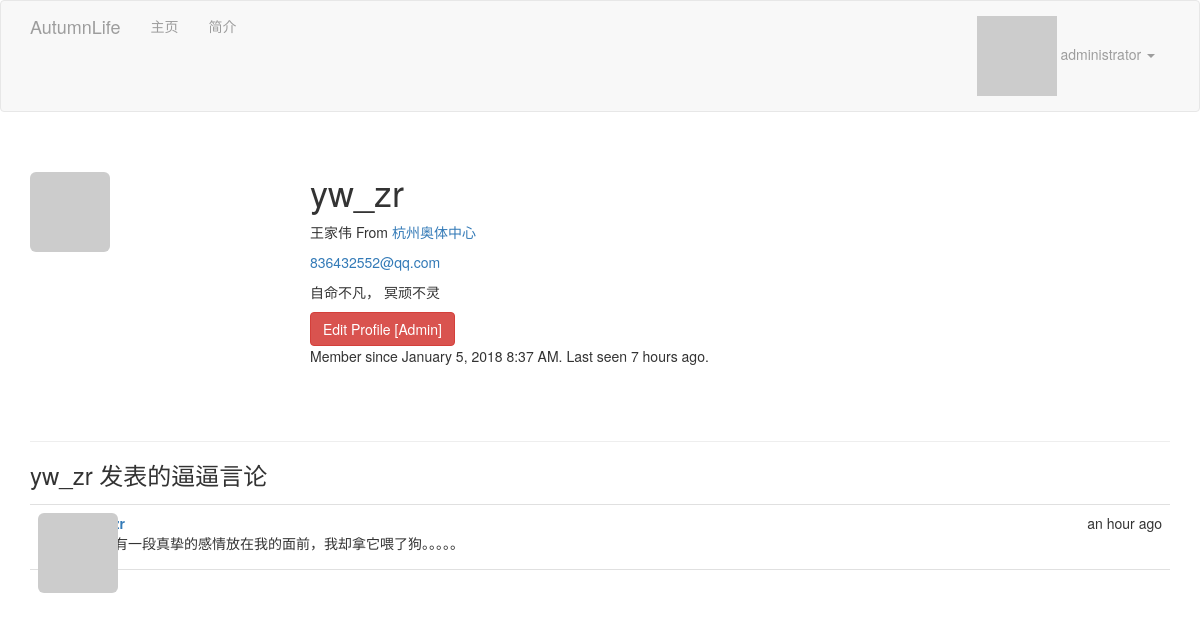
Screenshot of /user/yw_zr (signed in) with the database file from the repository.
### app/models.py (models this page shows, shortened)
class User(UserMixin, db.Model):
    __tablename__ = 'users'
    id = db.Column(db.Integer, primary_key=True)
    email = db.Column(db.String(64), unique=True, index=True)
    username = db.Column(db.String(64), unique=True, index=True)
    role_id = db.Column(db.Integer, db.ForeignKey('roles.id'))
    sex = db.Column(db.Integer, default=1)
    password_hash = db.Column(db.String(128))
    confirmed = db.Column(db.Boolean, default=False)
    name = db.Column(db.String(64))
    location = db.Column(db.String(64))  # 所在地
    about_me = db.Column(db.Text())  # 自我介绍
    member_since = db.Column(db.DateTime(),  default=datetime.now) # 注册日期
    last_seen = db.Column(db.DateTime(), default=datetime.now)  # 最后访问日期
    avatar_hash = db.Column(db.String(32))
    posts = db.relationship('Post', backref='author', lazy='dynamic')
    @property
    def password(self):     # 试图读取password的值将会报错
        raise AttributeError('password is not a readable attribute')
    def can(self, permissions):
        return self.role is not None and self.role.permissions \
               and permissions and\
               (self.role.permissions & permissions) == permissions
    def is_administrator(self):
        return self.can(Permission.ADMINISTER)
    def ping(self):
        self.last_seen = datetime.utcnow()
        db.session.add(self)
    def gravatar(self, size=100, default='identicon', rating='g'):
        if request.is_secure:
            url = 'https://secure.gravatar.com/avatar'
        else:
            url = 'http://www.gravatar.com/avatar'
        hhash = self.avatar_hash or hashlib.md5(self.email.encode('utf-8')).hexdigest()
        return '{url}/{hhash}?s={size}&d={default}&r={rating}'.format(
            url=url, hhash=hhash, size=size, default=default, rating=rating
        )

class Post(db.Model):
    __tablename__='posts'
    id = db.Column(db.Integer, primary_key=True)
    body = db.Column(db.Text)
    timestamp = db.Column(db.DateTime, index=True, default=datetime.now)
    author_id = db.Column(db.Integer, db.ForeignKey('users.id'))

### app/main/views.py (the view)
@main.route('/user/<username>')
def user(username):
    user = User.query.filter_by(username=username).first()
    if user is None:
        abort(404)
    posts = user.posts.order_by(Post.timestamp.desc()).all()
    return render_template('user.html', user=user, posts=posts)

### app/auth/views.py (called while the page is built)
@auth.before_app_request
def before_request():
    if current_user.is_authenticated:
        current_user.ping()
        if not current_user.confirmed \
                and request.endpoint[:5] != 'auth.' \
                and request.endpoint != 'static':
            return redirect(url_for('auth.unconfirmed'))

### app/main/__init__.py (called while the page is built)
@main.app_context_processor
def inject_permissions():
    return dict(Permission=Permission)

### app/models.py (called while the page is built)
@login_manager.user_loader
def load_user(user_id):         # 加载用户的回调函数
    return User.query.get(int(user_id))

### app/templates/user.html (shortened to what this page needs)
{% extends "base.html" %}
{% block page_content %}
<div class="page-header">
    <img class="img-rounded profile-thumbnail" src="{{ user.gravatar(size=256) }}">
    <div class="profile-header">
        <h1>{{ user.username }}</h1>
        {% if user.name or user.location %}
        <p>
            {% if user.name %}{{ user.name }}{% endif %}
            {% if user.location %}
                From <a href="http://maps.google.com/?q={{ user.location }}">
                    {{ user.location }}
                </a>
            {% endif %}
        </p>
        {% endif %}
        {% if current_user.is_administrator() %}
            <p><a href="mailto:{{ user.email }}">{{ user.email }}</a></p>
        {% endif %}
        {% if user.about_me %}<p>{{ user.about_me }}</p>{% endif %}
        {% if current_user.is_administrator() %}
            <a class="btn btn-danger" href="{{ url_for('.edit_profile_admin', id=user.id) }}">
            Edit Profile [Admin]</a>
        {% endif %}
        <p>
            Member since {{ moment(user.member_since).format('LLL') }}.
            Last seen {{ moment(user.last_seen).fromNow() }}.
        </p>
    </div>
</div>
<h3>{{ user.username }} 发表的逼逼言论</h3>
{% include '_posts.html' %}
{% endblock %}

### app/templates/base.html (shortened to what this page needs)
{% extends "bootstrap/base.html" %}
{% block head %}
    {{ super() }}
    <link rel="stylesheet" type="text/css" href="{{ url_for('static', filename='styles.css') }}">
{% endblock %}
{% block navbar %}
    <div class="navbar navbar-inverse" role="navigtion">
    <div class="container">
        <div class="navbar-header">
            <a href="/" class="navbar-brand">AutumnLife</a>
        </div>
        <div class="navbar-collapse collapse">
            <ul class="nav navbar-nav">
                <li><a href="/">主页</a></li>
                {% if current_user.is_authenticated %}
                <li>
                    <a href="{{ url_for('main.user', username=current_user.username) }}">简介</a>
                </li>
                {% endif %}
            </ul>
            <ul class="nav navbar-nav navbar-right">
                {% if current_user.is_authenticated %}
                <li class="dropdown">
                    <a href="#" class="dropdown-toggle" data-toggle="dropdown">
                        <img src="{{ current_user.gravatar(size=35) }}">
                        {{ current_user.username }} <b class="caret"></b>
                    </a>
                </li>
                {% else %}
                <li><a href="{{ url_for('auth.login') }}">登录</a></li>
                {% endif %}
            </ul>
        </div>
    </div>
</div>
{% endblock %}
{% block content %}
    <div class="container">
    {% block page_content %}{% endblock %}
    </div>
{% endblock %}

### app/templates/_posts.html (shortened to what this page needs)
<ul class="posts">
{% for post in posts %}
<li class="post">
    <div class="profile-thumbnail">
    <a href="{{ url_for('.user', username=post.author.username) }}">
        <img class="img-rounded profile-thumbnail" src="{{ post.author.gravatar(size=40) }}">
    </a>
    </div>
    <div class="post-content">
    <div class="post-date">{{ moment(post.timestamp).fromNow() }}</div>
    <div class="post-author">
        <a href="{{ url_for('.user', username=post.author.username) }}">
        </a>
    </div>
    <div class="post-body">{{ post.body }}</div>
    </div>
</li>
{% endfor %}
</ul>

### app/static/styles.css (style rules this page uses)
.navbar-inverse { background-color: #f8f8f8; border-color: #e7e7e7; }
.profile-thumbnail { position: absolute; }
.profile-header { min-height: 260px; margin-left: 280px; }
ul.posts { list-style-type: none; padding: 0px; margin: 16px 0px 0px 0px; border-top: 1px solid #e0e0e0; }
ul.posts li.post { padding: 8px; border-bottom: 1px solid #e0e0e0; }
div.post-date { float: right; }
div.post-author { font-weight: bold; }
div.post-content { margin-left: 48px; min-height: 48px; }

### rows the page displays
User: username "administrator"
User: username "yw_zr", name "王家伟", location "杭州奥体中心", email "836432552@qq.com", about_me "自命不凡， 冥顽不灵", member_since "January 5, 2018 8:37 AM", last_seen "7 hours ago"
Post: timestamp "an hour ago", body "曾经有一段真挚的感情放在我的面前，我却拿它喂了狗。。。。。"
